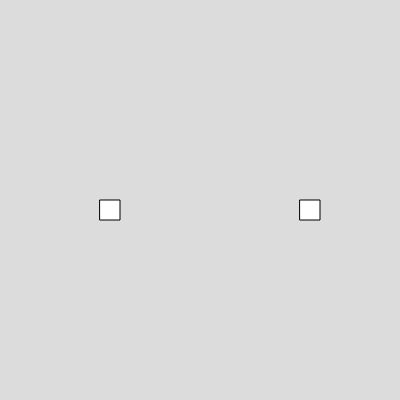
Frame 1 (no input)
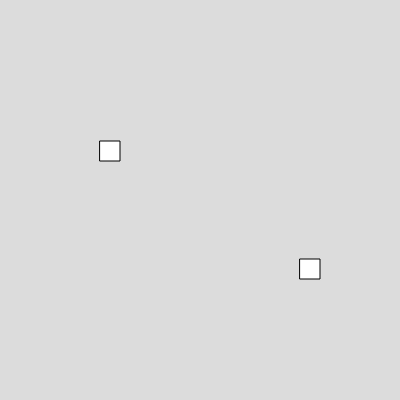
Frame 60 (no input)
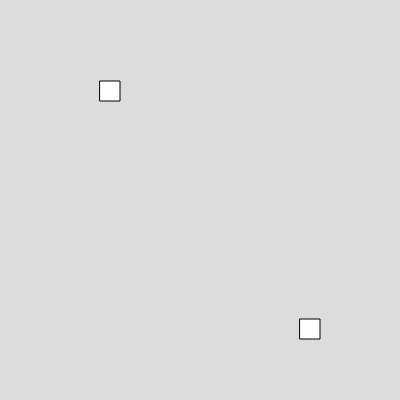
Frame 120 (the mouse pressed at the canvas centre since frame 60)

The p5.js sketch that drew these frames (run headless with seeded random() and noise() and a simulated clock; from frame 60 on, the mouse is pressed at the canvas centre):

// p5.js sketch
// ── sketch.js
var box,box1
function setup() 
{
  createCanvas(400, 400);
  box = new Box(100,200,20,20,0,1)
  box1=new Box(300,200,20,20,0,-1)
}

function draw() 
{
  background(220);
  box.show()
  box.move()
  box1.show()
  box1.move()
}


// ── box.js
class Box
  {
    constructor(x,y,w,h,vx,vy)
    {
      this.x =x;
      this.y =y;
      this.w =w;
      this.h = h;
      this.vx = vx;
      this.vy=vy
    }
    
    show()
    {
      rect(this.x,this.y,this.w,this.h)
    }
    
    move()
    {
      this.x = this.x+this.vx;
      this.y -=this.vy
    }

  }

  
